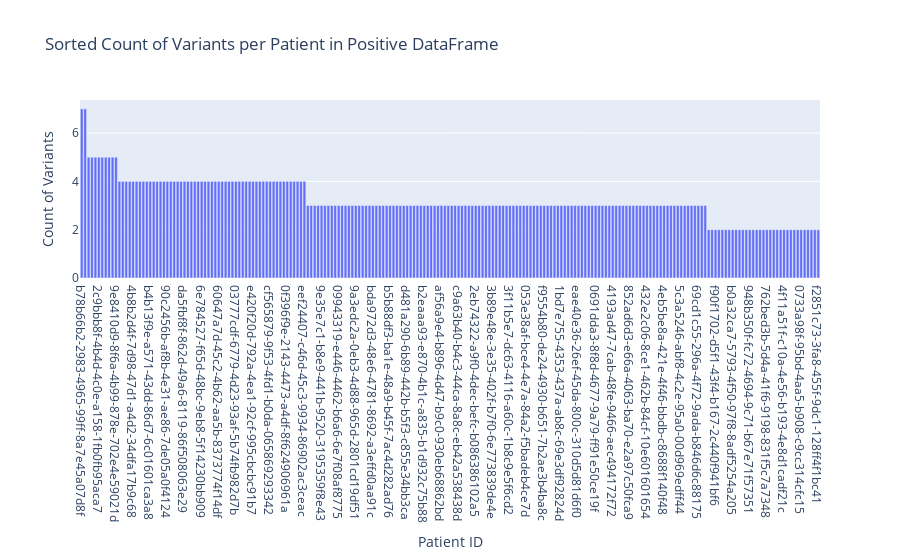

Notebook code for this chart:
### Code cell
# Variants per patient for the positive DataFrame, sorted
fig1 = px.bar(x=variants_per_patient_positive_sorted.index, y=variants_per_patient_positive_sorted.values,
              labels={'x': 'Patient ID', 'y': 'Count of Variants'},
              title='Sorted Count of Variants per Patient in Positive DataFrame')
fig1.show()

### Figure 1 — Plotly figure (JSON) as saved in the notebook; plotly's stock layout.template omitted (floating-point values rounded to 4 significant figures; data arrays with more than 128 entries replaced by an {"elided": "..."} marker saying what was removed)
{"data": [{"alignmentgroup": "True", "hovertemplate": "Patient ID=%{x}<br>Count of Variants=%{y}<extra></extra>", "legendgroup": "", "marker": {"color": "#636efa", "pattern": {"shape": ""}}, "name": "", "offsetgroup": "", "orientation": "v", "showlegend": false, "textposition": "auto", "type": "bar", "x": {"elided": "216 str values"}, "xaxis": "x", "y": {"elided": "216 int values"}, "yaxis": "y"}], "layout": {"autosize": true, "barmode": "relative", "legend": {"tracegroupgap": 0}, "title": {"text": "Sorted Count of Variants per Patient in Positive DataFrame"}, "xaxis": {"anchor": "y", "autorange": true, "domain": [0, 1], "range": [-0.5, 215.5], "title": {"text": "Patient ID"}, "type": "category"}, "yaxis": {"anchor": "x", "autorange": true, "domain": [0, 1], "range": [0, 7.368], "title": {"text": "Count of Variants"}, "type": "linear"}}}
